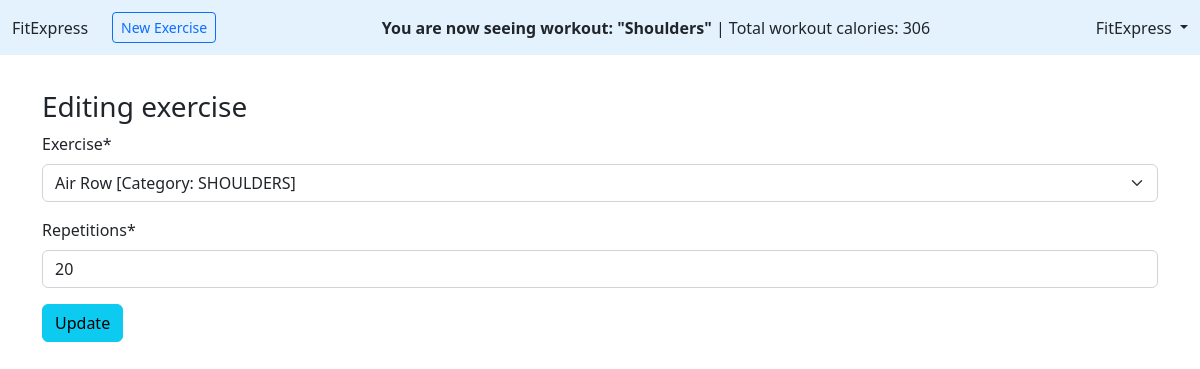
Page /workouts/5/16/edit/ (signed in) on the committed database.
### workouts/models.py (models this page shows, shortened)
class Workout(models.Model):
    title = models.CharField(max_length=255)
    description = models.TextField()
    exercise_num = models.PositiveIntegerField(default=0)
    last_training_date = models.DateField(null=True, blank=True)
    kcal = models.PositiveIntegerField(default=0)
    author = models.ForeignKey(
        settings.AUTH_USER_MODEL,
        on_delete=models.CASCADE,
    )
    def get_author(self):
        return self.author.__str__()

class WorkoutExercises(models.Model):
    workout = models.ForeignKey(Workout, on_delete=models.CASCADE)
    exercise = models.ForeignKey(Exercises, on_delete=models.CASCADE)
    repetitions = models.PositiveIntegerField()
    kcal_tot = models.PositiveIntegerField()

### accounts/models.py (models this page shows, shortened)
class CustomUser(AbstractUser):
    birth = models.DateField(null=True, blank=True)
    calories_burned = models.PositiveIntegerField(default=0)
    fit_points = models.PositiveIntegerField(default=0)
    weight = models.PositiveIntegerField(null=True)
    completed_goals = models.PositiveIntegerField(default=0)
    active_goals = models.PositiveIntegerField(default=0)

### workouts/views.py (the view, shortened to what this page needs)
# urls.py: path("<int:workout_pk>/<int:pk>/edit/", WorkoutExerciseEdit.as_view(), name="workoutexercise_edit"),
class WorkoutExerciseEdit(LoginRequiredMixin, UpdateView):
    model = WorkoutExercises
    fields = (
        "exercise",
        "repetitions",
    )
    template_name = "workoutexercise_edit.html"
    def get_context_data(self, **kwargs):
        context = super().get_context_data(**kwargs)
        context["workout"] = Workout.objects.get(pk=self.kwargs["workout_pk"])
        return context

### workouts/models.py (called while the page is built)
    def __str__(self):
        return self.title + " [Category: " + self.muscle_group + "]"

### templates/workoutexercise_edit.html
{% extends "base_exercise.html" %}
{% load crispy_forms_tags %}
{% block content %}
    {% if user.get_username == workout.get_author %}
        <h3>Editing exercise</h3>
        <form action="" method="post">{% csrf_token %}
          {{ form|crispy }}
          <button class="btn btn-info ml-2" type="submit">Update</button>
        </form>
    {% endif %}
{% endblock content %}

### templates/base_exercise.html (shortened to what this page needs)
<!DOCTYPE html>
<html>
<head>
  <link href="https://cdn.jsdelivr.net/npm/bootstrap@5.2.3/dist/css/bootstrap.min.css" rel="stylesheet"
>
</head>
<body>
  <header class="p-3 mb-3  fixed-top border-bottom" style="z-index: 1">
    <div class="d-flex flex-wrap align-items-center justify-content-center
        justify-content-lg-start fixed-top" style="background-color: #e3f2fd; padding: 1%">
      <a class="navbar-brand" href="{% url 'home' %}">FitExpress</a>
      {% if user.is_authenticated %}
      <ul class="nav col-12 col-lg-auto me-lg-auto mb-2 justify-content-center
          mb-md-0 ms-4">
        {% if not workout.get_author == "FitExpress" or user.username == "FitExpress" %}
            <li><a type="button" class="btn btn-outline-primary btn-sm" href="{% url "workoutexercise_new" workout.pk %}">New Exercise</a></li>
        {% endif %}
      </ul>
      <ul class="nav col-12 col-lg-auto me-lg-auto mb-2 justify-content-right
          mb-md-0">
          {% if not workout.get_author == "FitExpress" %}
            <li><p style="font-weight: bold; display: inline">You are now managing workout: "{{ workout.title }}" </p> <p style="display: inline">| Total workout calories: {{ workout.kcal }}</p></li>
          {% else %}
            <li><p style="font-weight: bold; display: inline">You are now seeing workout: "{{ workout.title }}" </p> <p style="display: inline">| Total workout calories: {{ workout.kcal }}</p></li>
          {% endif %}
      </ul>
      <div class="dropdown text-end">
        <a href="#" class="d-block link-dark text-decoration-none dropdown-toggle" id="dropdownUser1"
          data-bs-toggle="dropdown" aria-expanded="false">
          {{ user.username }}
        </a>
      </div>
      {% else %}
      <div class="text-end" style="margin-left: 2%;">
        <a href="{% url 'login' %}" class="btn btn-outline-primary me-2">
          Log In</a>
        <a href="{% url 'signup' %}" class="btn btn-primary">Sign Up</a>
      </div>
      {% endif %}
    </div>
  </header>
  <main>
    <br>
    <div class="container">
      {% block content %}
      {% endblock content %}
    </div>
  </main>
</body>
</html>

### templates/base_exercise.html (style rules this page uses)
.container { margin-top: 5.5%; }

### rows in the picture
Workout: title "Shoulders", kcal "306"
CustomUser: username "FitExpress"
WorkoutExercises: exercise "Air Row [Category: SHOULDERS]", repetitions "20"
